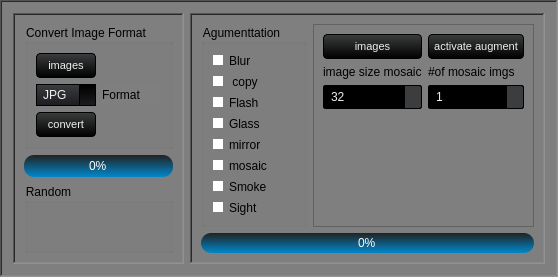
              <widget class="QFrame" name="frame_6">
               <property name="maximumSize">
                <size>
                 <width>16777215</width>
                 <height>16777215</height>
                </size>
               </property>
               <property name="styleSheet">
                <string notr="true">background-color: rgb(127, 127, 127);

</string>
               </property>
               <property name="frameShape">
                <enum>QFrame::WinPanel</enum>
               </property>
               <property name="frameShadow">
                <enum>QFrame::Sunken</enum>
               </property>
               <layout class="QHBoxLayout" name="horizontalLayout_17">
                <item>
                 <widget class="QFrame" name="frame_8">
                  <property name="sizePolicy">
                   <sizepolicy hsizetype="Expanding" vsizetype="Expanding">
                    <horstretch>0</horstretch>
                    <verstretch>0</verstretch>
                   </sizepolicy>
                  </property>
                  <property name="frameShape">
                   <enum>QFrame::WinPanel</enum>
                  </property>
                  <property name="frameShadow">
                   <enum>QFrame::Sunken</enum>
                  </property>
                  <layout class="QVBoxLayout" name="verticalLayout_73">
                   <item>
                    <widget class="QGroupBox" name="groupBox_3">
                     <property name="title">
                      <string>Convert Image Format</string>
                     </property>
                     <layout class="QGridLayout" name="gridLayout_14">
                      <item row="0" column="1">
                       <widget class="QPushButton" name="image_select">
                        <property name="sizePolicy">
                         <sizepolicy hsizetype="Minimum" vsizetype="Fixed">
                          <horstretch>0</horstretch>
                          <verstretch>0</verstretch>
                         </sizepolicy>
                        </property>
                        <property name="minimumSize">
                         <size>
                          <width>0</width>
                          <height>0</height>
                         </size>
                        </property>
                        <property name="styleSheet">
                         <string notr="true">QPushButton {
    background-color: qlineargradient(spread:repeat, x1:1, y1:0, x2:1, y2:1, stop:0 rgb(59, 61, 62), stop:1 rgb(0, 0, 0));
    color: rgb(238, 238, 238);
  	font-size: 8pt;

    border-style: solid;
    border-width: 1px;
    border-radius: 4px;
    border-color: rgb(0, 0, 0);
    padding: 5px;
}

QPushButton:flat {
    background-color: transparent;
    border: none;
    color: rgb(238, 238, 238);
}

QPushButton:disabled {
    background-color: #404040;
    color: #656565;
    border-color: rgb(0, 0, 0);
}

QPushButton:hover {
    background-color: rgba(236, 157, 0, 51);
    border: 1px solid rgb(236, 157, 0);
}

QPushButton:pressed {
    background-color: qlineargradient(spread:repeat, x1:1, y1:0, x2:1, y2:1, stop:0 rgb(28, 28, 32), stop:1 rgb(0, 0, 0));
    border: 1px solid rgb(236, 157, 0);
}

QPushButton:checked {
    background-color: qlineargradient(spread:repeat, x1:1, y1:0, x2:1, y2:1, stop:0 rgb(28, 28, 32), stop:1 rgb(0, 0, 0));
    border: 1px solid #222;
}</string>
                        </property>
                        <property name="text">
                         <string>images</string>
                        </property>
                       </widget>
                      </item>
                      <item row="2" column="1">
                       <widget class="QPushButton" name="convert_image">
                        <property name="minimumSize">
                         <size>
                          <width>0</width>
                          <height>0</height>
                         </size>
                        </property>
                        <property name="styleSheet">
                         <string notr="true">QPushButton {
    background-color: qlineargradient(spread:repeat, x1:1, y1:0, x2:1, y2:1, stop:0 rgb(59, 61, 62), stop:1 rgb(0, 0, 0));
    color: rgb(238, 238, 238);
  	font-size: 8pt;

    border-style: solid;
    border-width: 1px;
    border-radius: 4px;
    border-color: rgb(0, 0, 0);
    padding: 5px;
}

QPushButton:flat {
    background-color: transparent;
    border: none;
    color: rgb(238, 238, 238);
}

QPushButton:disabled {
    background-color: #404040;
    color: #656565;
    border-color: rgb(0, 0, 0);
}

QPushButton:hover {
    background-color: rgba(236, 157, 0, 51);
    border: 1px solid rgb(236, 157, 0);
}

QPushButton:pressed {
    background-color: qlineargradient(spread:repeat, x1:1, y1:0, x2:1, y2:1, stop:0 rgb(28, 28, 32), stop:1 rgb(0, 0, 0));
    border: 1px solid rgb(236, 157, 0);
}

QPushButton:checked {
    background-color: qlineargradient(spread:repeat, x1:1, y1:0, x2:1, y2:1, stop:0 rgb(28, 28, 32), stop:1 rgb(0, 0, 0));
    border: 1px solid #222;
}</string>
                        </property>
                        <property name="text">
                         <string>convert</string>
                        </property>
                       </widget>
                      </item>
                      <item row="1" column="1">
                       <widget class="QComboBox" name="select_format">
                        <property name="sizePolicy">
                         <sizepolicy hsizetype="Minimum" vsizetype="Fixed">
                          <horstretch>0</horstretch>
                          <verstretch>0</verstretch>
                         </sizepolicy>
                        </property>
                        <property name="maximumSize">
                         <size>
                          <width>16666666</width>
                          <height>16777215</height>
                         </size>
                        </property>
                        <property name="styleSheet">
                         <string notr="true">				QComboBox
				{
					background-color: qlineargradient(spread:repeat, x1:1, y1:0, x2:1, y2:1, stop:0  rgb(59, 61, 62) /*bg_alt*/,stop:1 rgb(28, 28, 32) /*bg_prim*/);
					border: 1px solid #000;
					padding-left: 6px;
					color: rgb(238, 238, 238) /*txt*/;
					height: 20px;
				}
				QComboBox::disabled
				{
					background-color: #404040;
					color: #656565;
					border-color: rgb(0, 0, 0) /*bg_gen*/;
				}
				QComboBox:on
				{
					background-color: rgb(236, 157, 0) /*accent*/;
					color: rgb(28, 28, 28) /*txt_bg*/;
				}
				QComboBox QAbstractItemView
				{
					background-color: rgb(28, 28, 32) /*bg_prim*/;
					color: rgb(238, 238, 238) /*txt*/;
					border: 1px solid black;
					selection-background-color: rgb(236, 157, 0) /*accent*/;
					outline: 0;
				}
				QComboBox::drop-down
				{
					background-color: qlineargradient(spread:repeat, x1:1, y1:0, x2:1, y2:1, stop:0  rgb(0, 0, 0) /*bg_gen*/,stop:1 rgb(28, 28, 32) /*bg_prim*/);
					subcontrol-origin: padding;
					subcontrol-position: top right;
					width: 15px;
					border-left-width: 1px;
					border-left-color: black;
					border-left-style: solid;
				}
				QComboBox::down-arrow
				{
					image: url(:/16x16/icons/16x16/down.gif);
					width: 8px;
					height: 8px;
				}</string>
                        </property>
                        <item>
                         <property name="text">
                          <string>JPG</string>
                         </property>
                        </item>
                        <item>
                         <property name="text">
                          <string>JPEG</string>
                         </property>
                        </item>
                        <item>
                         <property name="text">
                          <string>PNG</string>
                         </property>
                        </item>
                        <item>
                         <property name="text">
                          <string>BMP</string>
                         </property>
                        </item>
                       </widget>
                      </item>
                      <item row="1" column="2">
                       <widget class="QLabel" name="label_66">
                        <property name="maximumSize">
                         <size>
                          <width>16777215</width>
                          <height>20</height>
                         </size>
                        </property>
                        <property name="text">
                         <string>Format</string>
                        </property>
                       </widget>
                      </item>
                     </layout>
                    </widget>
                   </item>
                   <item>
                    <widget class="QProgressBar" name="format_progress">
                     <property name="sizePolicy">
                      <sizepolicy hsizetype="Expanding" vsizetype="Fixed">
                       <horstretch>0</horstretch>
                       <verstretch>0</verstretch>
                      </sizepolicy>
                     </property>
                     <property name="styleSheet">
                      <string notr="true">QProgressBar {
    background-color: qlineargradient(spread:repeat, x1:1, y1:0, x2:1, y2:1, stop:0 #222, stop:1 #0088cc);
    border-radius: 10px;
    text-align: center;
    color: #fff;
}

QProgressBar::chunk {
    background-color: qlineargradient(spread:repeat, x1:1, y1:0, x2:1, y2:1, stop:0 #0088cc, stop:1 #222);
    border-radius: 10px;
}

QProgressBar:hover {
    background-color: qlineargradient(spread:repeat, x1:1, y1:0, x2:1, y2:1, stop:0 #FFA500, stop:1 #0088cc);
    border-radius: 10px;
}</string>
                     </property>
                     <property name="value">
                      <number>0</number>
                     </property>
                    </widget>
                   </item>
                   <item>
                    <widget class="QGroupBox" name="groupBox_65">
                     <property name="title">
                      <string>Random</string>
                     </property>
                     <layout class="QGridLayout" name="gridLayout_8"/>
                    </widget>
                   </item>
                  </layout>
                 </widget>
                </item>
                <item>
                 <widget class="QFrame" name="frame_23">
                  <property name="frameShape">
                   <enum>QFrame::WinPanel</enum>
                  </property>
                  <property name="frameShadow">
                   <enum>QFrame::Sunken</enum>
                  </property>
                  <layout class="QGridLayout" name="gridLayout_13">
                   <item row="2" column="2">
                    <widget class="QGroupBox" name="augmentations">
                     <property name="title">
                      <string>Agumenttation</string>
                     </property>
                     <layout class="QGridLayout" name="gridLayout_17">
                      <item row="1" column="0">
                       <widget class="QCheckBox" name="make_copy">
                        <property name="sizePolicy">
                         <sizepolicy hsizetype="Expanding" vsizetype="Fixed">
                          <horstretch>0</horstretch>
                          <verstretch>0</verstretch>
                         </sizepolicy>
                        </property>
                        <property name="layoutDirection">
                         <enum>Qt::LeftToRight</enum>
                        </property>
                        <property name="styleSheet">
                         <string notr="true">QCheckBox {
    background-color: transparent;
    color: black;
    border: none;
    width: 50px;
    height: 15px;
    border-radius: 50%;

}

QCheckBox::indicator {
    background-color: white;
    color: black;
    width: 10px;
    height: 10px;
    border-radius: 50%;
}

QCheckBox::indicator:hover {
    background-color: orange;
}

QCheckBox::indicator:checked {
    background-color: #ff0800;
}</string>
                        </property>
                        <property name="text">
                         <string> copy</string>
                        </property>
                       </widget>
                      </item>
                      <item row="4" column="0">
                       <widget class="QCheckBox" name="flip_checkbox">
                        <property name="sizePolicy">
                         <sizepolicy hsizetype="Expanding" vsizetype="Fixed">
                          <horstretch>0</horstretch>
                          <verstretch>0</verstretch>
                         </sizepolicy>
                        </property>
                        <property name="layoutDirection">
                         <enum>Qt::LeftToRight</enum>
                        </property>
                        <property name="styleSheet">
                         <string notr="true">QCheckBox {
    background-color: transparent;
    color: black;
    border: none;
    width: 50px;
    height: 15px;
    border-radius: 50%;

}

QCheckBox::indicator {
    background-color: white;
    color: black;
    width: 10px;
    height: 10px;
    border-radius: 50%;
}

QCheckBox::indicator:hover {
    background-color: orange;
}

QCheckBox::indicator:checked {
    background-color: #ff0800;
}</string>
                        </property>
                        <property name="text">
                         <string>mirror</string>
                        </property>
                       </widget>
                      </item>
                      <item row="2" column="0">
                       <widget class="QCheckBox" name="flash_checkbox">
                        <property name="maximumSize">
                         <size>
                          <width>1677777</width>
                          <height>16777215</height>
                         </size>
                        </property>
                        <property name="layoutDirection">
                         <enum>Qt::LeftToRight</enum>
                        </property>
                        <property name="styleSheet">
                         <string notr="true">QCheckBox {
    background-color: transparent;
    color: black;
    border: none;
    width: 50px;
    height: 15px;
    border-radius: 50%;

}

QCheckBox::indicator {
    background-color: white;
    color: black;
    width: 10px;
    height: 10px;
    border-radius: 50%;
}

QCheckBox::indicator:hover {
    background-color: orange;
}

QCheckBox::indicator:checked {
    background-color: #ff0800;
}</string>
                        </property>
                        <property name="text">
                         <string>Flash</string>
                        </property>
                       </widget>
                      </item>
                      <item row="7" column="0">
                       <widget class="QCheckBox" name="sight_picture">
                        <property name="sizePolicy">
                         <sizepolicy hsizetype="Expanding" vsizetype="Fixed">
                          <horstretch>0</horstretch>
                          <verstretch>0</verstretch>
                         </sizepolicy>
                        </property>
                        <property name="layoutDirection">
                         <enum>Qt::LeftToRight</enum>
                        </property>
                        <property name="styleSheet">
                         <string notr="true">QCheckBox {
    background-color: transparent;
    color: black;
    border: none;
    width: 50px;
    height: 15px;
    border-radius: 50%;

}

QCheckBox::indicator {
    background-color: white;
    color: black;
    width: 10px;
    height: 10px;
    border-radius: 50%;
}

QCheckBox::indicator:hover {
    background-color: orange;
}

QCheckBox::indicator:checked {
    background-color: #ff0800;
}</string>
                        </property>
                        <property name="text">
                         <string>Sight</string>
                        </property>
                       </widget>
                      </item>
                      <item row="6" column="0">
                       <widget class="QCheckBox" name="smoke_checkbox">
                        <property name="layoutDirection">
                         <enum>Qt::LeftToRight</enum>
                        </property>
                        <property name="styleSheet">
                         <string notr="true">QCheckBox {
    background-color: transparent;
    color: black;
    border: none;
    width: 50px;
    height: 15px;
    border-radius: 50%;

}

QCheckBox::indicator {
    background-color: white;
    color: black;
    width: 10px;
    height: 10px;
    border-radius: 50%;
}

QCheckBox::indicator:hover {
    background-color: orange;
}

QCheckBox::indicator:checked {
    background-color: #ff0800;
}</string>
                        </property>
                        <property name="text">
                         <string>Smoke</string>
                        </property>
                       </widget>
                      </item>
                      <item row="5" column="0">
                       <widget class="QCheckBox" name="mosaic_checkbox">
                        <property name="sizePolicy">
                         <sizepolicy hsizetype="Expanding" vsizetype="Fixed">
                          <horstretch>0</horstretch>
                          <verstretch>0</verstretch>
                         </sizepolicy>
                        </property>
                        <property name="layoutDirection">
                         <enum>Qt::LeftToRight</enum>
                        </property>
                        <property name="styleSheet">
                         <string notr="true">QCheckBox {
    background-color: transparent;
    color: black;
    border: none;
    width: 50px;
    height: 15px;
    border-radius: 50%;

}

QCheckBox::indicator {
    background-color: white;
    color: black;
    width: 10px;
    height: 10px;
    border-radius: 50%;
}

QCheckBox::indicator:hover {
    background-color: orange;
}

QCheckBox::indicator:checked {
    background-color: #ff0800;
}</string>
                        </property>
                        <property name="text">
                         <string>mosaic</string>
                        </property>
                       </widget>
                      </item>
                      <item row="0" column="0">
                       <widget class="QCheckBox" name="motion_blur">
                        <property name="layoutDirection">
                         <enum>Qt::LeftToRight</enum>
                        </property>
                        <property name="styleSheet">
                         <string notr="true">QCheckBox {
    background-color: transparent;
    color: black;
    border: none;
    width: 50px;
    height: 15px;
    border-radius: 50%;

}

QCheckBox::indicator {
    background-color: white;
    color: black;
    width: 10px;
    height: 10px;
    border-radius: 50%;
}

QCheckBox::indicator:hover {
    background-color: orange;
}

QCheckBox::indicator:checked {
    background-color: #ff0800;
}</string>
                        </property>
                        <property name="text">
                         <string>Blur</string>
                        </property>
                       </widget>
                      </item>
                      <item row="3" column="0">
                       <widget class="QCheckBox" name="glass_checkbox">
                        <property name="layoutDirection">
                         <enum>Qt::LeftToRight</enum>
                        </property>
                        <property name="styleSheet">
                         <string notr="true">QCheckBox {
    background-color: transparent;
    color: black;
    border: none;
    width: 50px;
    height: 15px;
    border-radius: 50%;

}

QCheckBox::indicator {
    background-color: white;
    color: black;
    width: 10px;
    height: 10px;
    border-radius: 50%;
}

QCheckBox::indicator:hover {
    background-color: orange;
}

QCheckBox::indicator:checked {
    background-color: #ff0800;
}</string>
                        </property>
                        <property name="text">
                         <string>Glass</string>
                        </property>
                       </widget>
                      </item>
                     </layout>
                    </widget>
                   </item>
                   <item row="2" column="3">
                    <widget class="QFrame" name="frame_13">
                     <property name="frameShape">
                      <enum>QFrame::StyledPanel</enum>
                     </property>
                     <property name="frameShadow">
                      <enum>QFrame::Raised</enum>
                     </property>
                     <layout class="QGridLayout" name="gridLayout_16">
                      <item row="3" column="0">
                       <spacer name="verticalSpacer_3">
                        <property name="orientation">
                         <enum>Qt::Vertical</enum>
                        </property>
                        <property name="sizeHint" stdset="0">
                         <size>
                          <width>20</width>
                          <height>40</height>
                         </size>
                        </property>
                       </spacer>
                      </item>
                      <item row="0" column="0">
                       <widget class="QPushButton" name="import_images_button">
                        <property name="sizePolicy">
                         <sizepolicy hsizetype="Expanding" vsizetype="Fixed">
                          <horstretch>0</horstretch>
                          <verstretch>0</verstretch>
                         </sizepolicy>
                        </property>
                        <property name="minimumSize">
                         <size>
                          <width>0</width>
                          <height>0</height>
                         </size>
                        </property>
                        <property name="maximumSize">
                         <size>
                          <width>16777215</width>
                          <height>16777215</height>
                         </size>
                        </property>
                        <property name="styleSheet">
                         <string notr="true">QPushButton {
    background-color: qlineargradient(spread:repeat, x1:1, y1:0, x2:1, y2:1, stop:0 rgb(59, 61, 62), stop:1 rgb(0, 0, 0));
    color: rgb(238, 238, 238);
  	font-size: 8pt;

    border-style: solid;
    border-width: 1px;
    border-radius: 4px;
    border-color: rgb(0, 0, 0);
    padding: 5px;
}

QPushButton:flat {
    background-color: transparent;
    border: none;
    color: rgb(238, 238, 238);
}

QPushButton:disabled {
    background-color: #404040;
    color: #656565;
    border-color: rgb(0, 0, 0);
}

QPushButton:hover {
    background-color: rgba(236, 157, 0, 51);
    border: 1px solid rgb(236, 157, 0);
}

QPushButton:pressed {
    background-color: qlineargradient(spread:repeat, x1:1, y1:0, x2:1, y2:1, stop:0 rgb(28, 28, 32), stop:1 rgb(0, 0, 0));
    border: 1px solid rgb(236, 157, 0);
}

QPushButton:checked {
    background-color: qlineargradient(spread:repeat, x1:1, y1:0, x2:1, y2:1, stop:0 rgb(28, 28, 32), stop:1 rgb(0, 0, 0));
    border: 1px solid #222;
}</string>
                        </property>
                        <property name="text">
                         <string>images</string>
                        </property>
                       </widget>
                      </item>
                      <item row="1" column="1">
                       <widget class="QLabel" name="moasic_label">
                        <property name="text">
                         <string>#of mosaic imgs</string>
                        </property>
                       </widget>
                      </item>
                      <item row="2" column="0">
                       <widget class="QSpinBox" name="size_input">
                        <property name="maximumSize">
                         <size>
                          <width>16777215</width>
                          <height>16777215</height>
                         </size>
                        </property>
                        <property name="styleSheet">
                         <string notr="true">QSpinBox, QDoubleSpinBox, QDateTimeEdit {
    background-color: rgb(0, 0, 0) /*bg_gen*/;
    color: rgb(238, 238, 238) /*txt*/;
    border: 1px solid #000;
    padding: 3px;
    padding-left: 5px;
    border-radius: 2px;
}

QDoubleSpinBox::up-button, QSpinBox::up-button, QDateTimeEdit::up-button {
    border-top-right-radius: 2px;
    background-color: rgb(59, 61, 62) /*bg_alt*/;
    width: 16px;
    border-width: 1px;
}

QDoubleSpinBox::up-button:hover, QSpinBox::up-button:hover, QDateTimeEdit::up-button:hover {
    background-color: orange;
}

QDoubleSpinBox::up-button:pressed, QSpinBox::up-button:pressed, QDateTimeEdit::up-button:pressed {
    background-color: red;
}

QDoubleSpinBox::up-arrow, QSpinBox::up-arrow, QDateTimeEdit::up-arrow {
    image: url(:/16x16/icons/16x16/up.gif);
    width: 7px;
    height: 7px;
}

QDoubleSpinBox::down-button, QSpinBox::down-button, QDateTimeEdit::down-button {
    border-bottom-right-radius: 2px;
    background-color: rgb(59, 61, 62) /*bg_alt*/;
    width: 16px;
    border-width: 1px;
}

QDoubleSpinBox::down-button:hover, QSpinBox::down-button:hover, QDateTimeEdit::down-button:hover {
    background-color: orange;
}

QDoubleSpinBox::down-button:pressed, QSpinBox::down-button:pressed, QDateTimeEdit::down-button:pressed {
    background-color: red;
}

QDoubleSpinBox::down-arrow, QSpinBox::down-arrow, QDateTimeEdit::down-arrow {
    image: url(:/16x16/icons/16x16/down.gif);
    width: 7px;
    height: 7px;
}</string>
                        </property>
                        <property name="minimum">
                         <number>32</number>
                        </property>
                        <property name="maximum">
                         <number>9999</number>
                        </property>
                        <property name="singleStep">
                         <number>32</number>
                        </property>
                        <property name="value">
                         <number>32</number>
                        </property>
                       </widget>
                      </item>
                      <item row="0" column="1">
                       <widget class="QPushButton" name="crop_button">
                        <property name="minimumSize">
                         <size>
                          <width>0</width>
                          <height>0</height>
                         </size>
                        </property>
                        <property name="maximumSize">
                         <size>
                          <width>16777215</width>
                          <height>16777215</height>
                         </size>
                        </property>
                        <property name="layoutDirection">
                         <enum>Qt::RightToLeft</enum>
                        </property>
                        <property name="styleSheet">
                         <string notr="true">QPushButton {
    background-color: qlineargradient(spread:repeat, x1:1, y1:0, x2:1, y2:1, stop:0 rgb(59, 61, 62), stop:1 rgb(0, 0, 0));
    color: rgb(238, 238, 238);
  	font-size: 8pt;

    border-style: solid;
    border-width: 1px;
    border-radius: 4px;
    border-color: rgb(0, 0, 0);
    padding: 5px;
}

QPushButton:flat {
    background-color: transparent;
    border: none;
    color: rgb(238, 238, 238);
}

QPushButton:disabled {
    background-color: #404040;
    color: #656565;
    border-color: rgb(0, 0, 0);
}

QPushButton:hover {
    background-color: rgba(236, 157, 0, 51);
    border: 1px solid rgb(236, 157, 0);
}

QPushButton:pressed {
    background-color: qlineargradient(spread:repeat, x1:1, y1:0, x2:1, y2:1, stop:0 rgb(28, 28, 32), stop:1 rgb(0, 0, 0));
    border: 1px solid rgb(236, 157, 0);
}

QPushButton:checked {
    background-color: qlineargradient(spread:repeat, x1:1, y1:0, x2:1, y2:1, stop:0 rgb(28, 28, 32), stop:1 rgb(0, 0, 0));
    border: 1px solid #222;
}</string>
                        </property>
                        <property name="text">
                         <string>activate augment</string>
                        </property>
                       </widget>
                      </item>
                      <item row="2" column="1">
                       <widget class="QSpinBox" name="size_number">
                        <property name="maximumSize">
                         <size>
                          <width>16777215</width>
                          <height>16777215</height>
                         </size>
                        </property>
                        <property name="styleSheet">
                         <string notr="true">QSpinBox, QDoubleSpinBox, QDateTimeEdit {
    background-color: rgb(0, 0, 0) /*bg_gen*/;
    color: rgb(238, 238, 238) /*txt*/;
    border: 1px solid #000;
    padding: 3px;
    padding-left: 5px;
    border-radius: 2px;
}

QDoubleSpinBox::up-button, QSpinBox::up-button, QDateTimeEdit::up-button {
    border-top-right-radius: 2px;
    background-color: rgb(59, 61, 62) /*bg_alt*/;
    width: 16px;
    border-width: 1px;
}

QDoubleSpinBox::up-button:hover, QSpinBox::up-button:hover, QDateTimeEdit::up-button:hover {
    background-color: orange;
}

QDoubleSpinBox::up-button:pressed, QSpinBox::up-button:pressed, QDateTimeEdit::up-button:pressed {
    background-color: red;
}

QDoubleSpinBox::up-arrow, QSpinBox::up-arrow, QDateTimeEdit::up-arrow {
    image: url(:/16x16/icons/16x16/up.gif);
    width: 7px;
    height: 7px;
}

QDoubleSpinBox::down-button, QSpinBox::down-button, QDateTimeEdit::down-button {
    border-bottom-right-radius: 2px;
    background-color: rgb(59, 61, 62) /*bg_alt*/;
    width: 16px;
    border-width: 1px;
}

QDoubleSpinBox::down-button:hover, QSpinBox::down-button:hover, QDateTimeEdit::down-button:hover {
    background-color: orange;
}

QDoubleSpinBox::down-button:pressed, QSpinBox::down-button:pressed, QDateTimeEdit::down-button:pressed {
    background-color: red;
}

QDoubleSpinBox::down-arrow, QSpinBox::down-arrow, QDateTimeEdit::down-arrow {
    image: url(:/16x16/icons/16x16/down.gif);
    width: 7px;
    height: 7px;
}</string>
                        </property>
                        <property name="minimum">
                         <number>1</number>
                        </property>
                        <property name="maximum">
                         <number>9999</number>
                        </property>
                        <property name="singleStep">
                         <number>1</number>
                        </property>
                        <property name="value">
                         <number>1</number>
                        </property>
                       </widget>
                      </item>
                      <item row="1" column="0">
                       <widget class="QLabel" name="mosaic_size_label">
                        <property name="text">
                         <string>image size mosaic</string>
                        </property>
                       </widget>
                      </item>
                     </layout>
                    </widget>
                   </item>
                   <item row="4" column="2" colspan="2">
                    <widget class="QProgressBar" name="progress_aug">
                     <property name="sizePolicy">
                      <sizepolicy hsizetype="Expanding" vsizetype="Minimum">
                       <horstretch>0</horstretch>
                       <verstretch>0</verstretch>
                      </sizepolicy>
                     </property>
                     <property name="minimumSize">
                      <size>
                       <width>200</width>
                       <height>0</height>
                      </size>
                     </property>
                     <property name="maximumSize">
                      <size>
                       <width>16777215</width>
                       <height>20</height>
                      </size>
                     </property>
                     <property name="focusPolicy">
                      <enum>Qt::NoFocus</enum>
                     </property>
                     <property name="styleSheet">
                      <string notr="true">QProgressBar {
    background-color: qlineargradient(spread:repeat, x1:1, y1:0, x2:1, y2:1, stop:0 #222, stop:1 #0088cc);
    border-radius: 10px;
    text-align: center;
    color: #fff;
}

QProgressBar::chunk {
    background-color: qlineargradient(spread:repeat, x1:1, y1:0, x2:1, y2:1, stop:0 #0088cc, stop:1 #222);
    border-radius: 10px;
}

QProgressBar:hover {
    background-color: qlineargradient(spread:repeat, x1:1, y1:0, x2:1, y2:1, stop:0 #FFA500, stop:1 #0088cc);
    border-radius: 10px;
}</string>
                     </property>
                     <property name="value">
                      <number>0</number>
                     </property>
                     <property name="textVisible">
                      <bool>true</bool>
                     </property>
                     <property name="orientation">
                      <enum>Qt::Vertical</enum>
                     </property>
                    </widget>
                   </item>
                  </layout>
                 </widget>
                </item>
               </layout>
              </widget>
